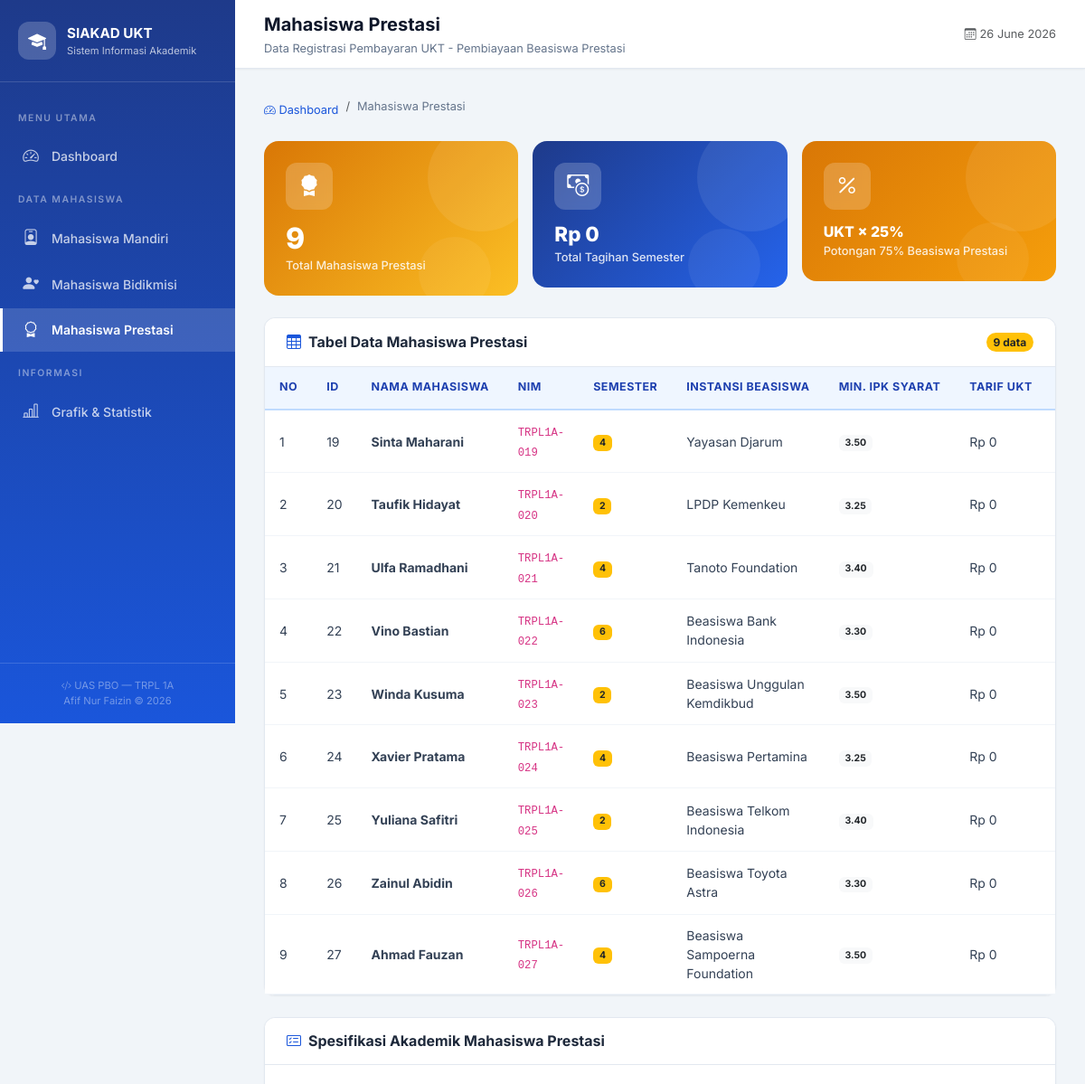
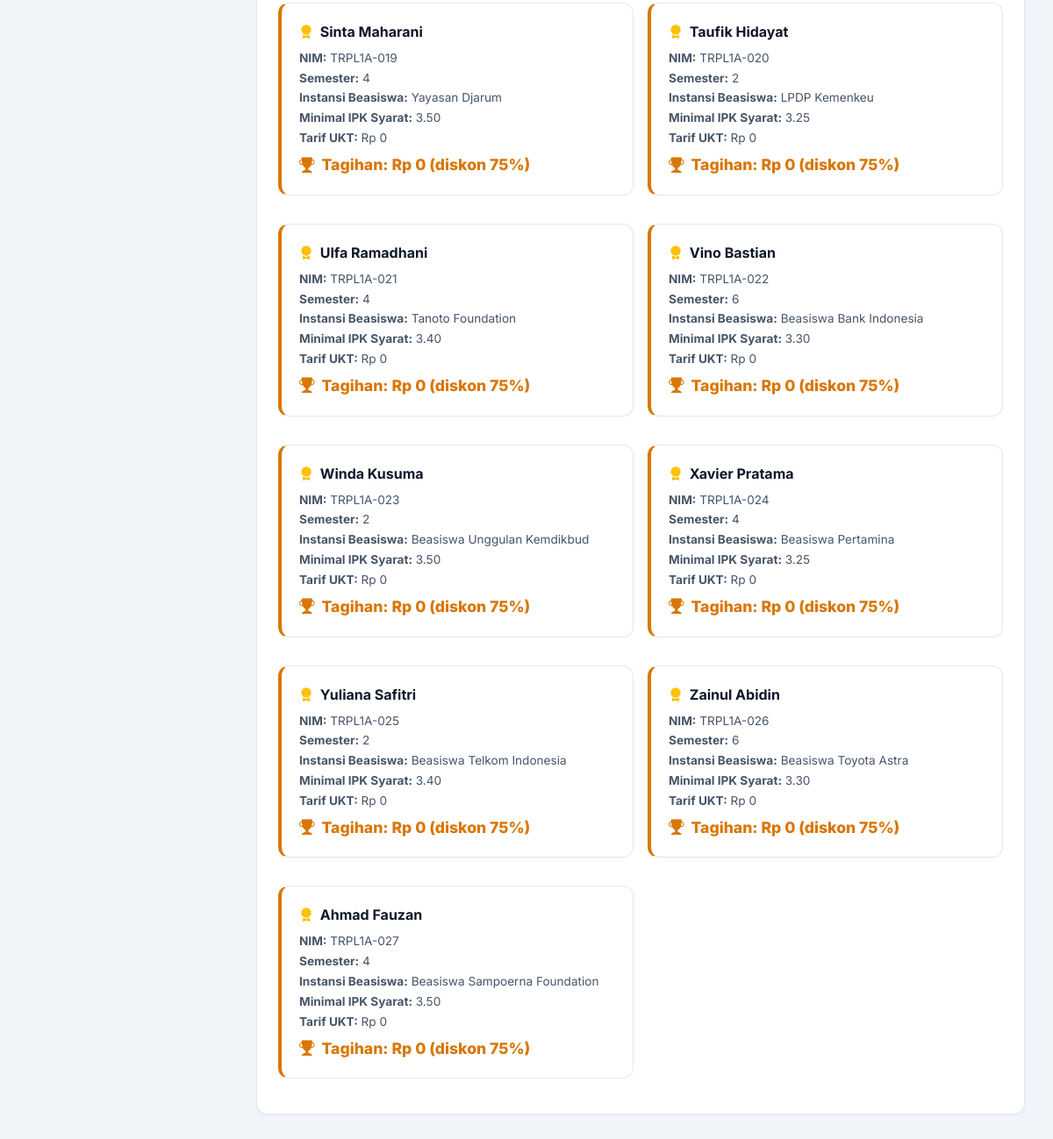
The page /prestasi.php on the database its author committed (2 pictures, top to bottom).
### tables this page shows
CREATE TABLE `tabel_mahasiswa` (
  `id_mahasiswa` int NOT NULL,
  `nama_mahasiswa` varchar(100) NOT NULL,
  `nim` varchar(20) NOT NULL,
  `semester` int NOT NULL,
  `trif_ukt_nominal` decimal(12,2) NOT NULL,
  `jenis_pembiayaan` enum('Mandiri','Bidikmisi','Prestasi') NOT NULL,
  `golongan_ukt` varchar(10) DEFAULT NULL,
  `nama_wali` varchar(100) DEFAULT NULL,
  `nomor_kip_kuliah` varchar(30) DEFAULT NULL,
  `dana_saku_subsidi` decimal(12,2) DEFAULT NULL,
  `nama_instansi_beasiswa` varchar(150) DEFAULT NULL,
  `minimal_ipk_syarat` decimal(3,2) DEFAULT NULL
);

### Classes/MahasiswaPrestasi.php (called while the page is built, shortened)
<?php
require_once __DIR__ . '/Mahasiswa.php';
class MahasiswaPrestasi extends Mahasiswa
{
    protected $namaInstansiBeasiswa;
    protected $minimalIpkSyarat;
    public function __construct($id_mahasiswa, $nama_mahasiswa, $nim, $semester, $tarifUktNominal, $namaInstansiBeasiswa, $minimalIpkSyarat)
    {
        $this->namaInstansiBeasiswa = $namaInstansiBeasiswa;
        $this->minimalIpkSyarat     = $minimalIpkSyarat;
    }
    public function hitungTagihanSemester()
    {
        return $this->tarifUktNominal * 0.25;
    }
    public function getNamaInstansiBeasiswa()
    {
        return $this->namaInstansiBeasiswa;
    }
    public function getMinimalIpkSyarat()
    {
        return $this->minimalIpkSyarat;
    }
    public static function getAll($koneksi)
    {
        $data = [];
        $query = "SELECT * FROM tabel_mahasiswa WHERE jenis_pembiayaan = 'Prestasi' ORDER BY id_mahasiswa ASC";
        $result = $koneksi->query($query);
        if ($result && $result->num_rows > 0) {
            while ($row = $result->fetch_assoc()) {
                $data[] = new MahasiswaPrestasi(
                    $row['id_mahasiswa'],
                    $row['nama_mahasiswa'],
                    $row['nim'],
                    $row['semester'],
                    $row['trif_ukt_nominal'],
                    $row['nama_instansi_beasiswa'] ?? '-',
                    $row['minimal_ipk_syarat'] ?? 0
                );
            }
        }
        return $data;
    }
}

### Classes/Mahasiswa.php (called while the page is built, shortened)
<?php
abstract class Mahasiswa
{
    protected $id_mahasiswa;
    protected $nama_mahasiswa;
    protected $nim;
    protected $semester;
    protected $tarifUktNominal;
    public function __construct($id_mahasiswa, $nama_mahasiswa, $nim, $semester, $tarifUktNominal)
    {
        $this->id_mahasiswa    = $id_mahasiswa;
        $this->nama_mahasiswa  = $nama_mahasiswa;
        $this->nim             = $nim;
        $this->semester        = $semester;
        $this->tarifUktNominal = $tarifUktNominal;
    }
    public function getIdMahasiswa()
    {
        return $this->id_mahasiswa;
    }
    public function getNamaMahasiswa()
    {
        return $this->nama_mahasiswa;
    }
    public function getNim()
    {
        return $this->nim;
    }
    public function getSemester()
    {
        return $this->semester;
    }
    public function getTarifUktNominal()
    {
        return $this->tarifUktNominal;
    }
}

### prestasi.php (the view, shortened to what this page needs)
<?php
require_once __DIR__ . '/Classes/MahasiswaPrestasi.php';
$dataPrestasi = MahasiswaPrestasi::getAll($koneksi);
$pageTitle    = 'Mahasiswa Prestasi';
$pageSubtitle = 'Data Registrasi Pembayaran UKT - Pembiayaan Beasiswa Prestasi';
include __DIR__ . '/includes/header.php';
?>
<div class="page-header">
    <nav aria-label="breadcrumb">
        <ol class="breadcrumb">
            <li class="breadcrumb-item"><a href="index.php"><i class="bi bi-speedometer2"></i> Dashboard</a></li>
            <li class="breadcrumb-item active">Mahasiswa Prestasi</li>
        </ol>
    </nav>
</div>
<div class="row g-3 mb-4">
    <div class="col-md-4">
        <div class="stat-card card-prestasi">
            <div class="card-body">
                <div class="stat-icon"><i class="bi bi-award-fill"></i></div>
                <div class="stat-value"><?= count($dataPrestasi) ?></div>
                <div class="stat-label">Total Mahasiswa Prestasi</div>
            </div>
        </div>
    </div>
    <div class="col-md-4">
        <div class="stat-card card-total">
            <div class="card-body">
                <div class="stat-icon"><i class="bi bi-cash-coin"></i></div>
                <?php
                $totalTagihan = 0;
                foreach ($dataPrestasi as $mhs) {
                    $totalTagihan += $mhs->hitungTagihanSemester();
                }
                ?>
                <div class="stat-value" style="font-size:1.4rem;">Rp <?= number_format($totalTagihan, 0, ',', '.') ?></div>
                <div class="stat-label">Total Tagihan Semester</div>
            </div>
        </div>
    </div>
    <div class="col-md-4">
        <div class="stat-card" style="background: linear-gradient(135deg, #d97706 0%, #f59e0b 100%);">
            <div class="card-body">
                <div class="stat-icon"><i class="bi bi-percent"></i></div>
                <div class="stat-value" style="font-size:1rem;">UKT × 25%</div>
                <div class="stat-label">Potongan 75% Beasiswa Prestasi</div>
            </div>
        </div>
    </div>
</div>
<div class="content-card mb-4">
    <div class="card-header">
        <h5 class="card-title">
            <i class="bi bi-table"></i>
            Tabel Data Mahasiswa Prestasi
        </h5>
        <span class="badge bg-warning text-dark rounded-pill"><?= count($dataPrestasi) ?> data</span>
    </div>
    <div class="card-body p-0">
        <div class="table-responsive">
            <table class="table table-hover data-table mb-0">
                <thead>
                    <tr>
                        <th>No</th>
                        <th>ID</th>
                        <th>Nama Mahasiswa</th>
                        <th>NIM</th>
                        <th>Semester</th>
                        <th>Instansi Beasiswa</th>
                        <th>Min. IPK Syarat</th>
                        <th>Tarif UKT</th>
                        <th>Tagihan Semester</th>
                    </tr>
                </thead>
                <tbody>
                    <?php if (count($dataPrestasi) > 0): ?>
                        <?php $no = 1; foreach ($dataPrestasi as $mhs): ?>
                        <tr>
                            <td><?= $no++ ?></td>
                            <td><?= $mhs->getIdMahasiswa() ?></td>
                            <td><strong><?= htmlspecialchars($mhs->getNamaMahasiswa()) ?></strong></td>
                            <td><code><?= htmlspecialchars($mhs->getNim()) ?></code></td>
                            <td><span class="badge bg-warning text-dark"><?= $mhs->getSemester() ?></span></td>
                            <td><?= htmlspecialchars($mhs->getNamaInstansiBeasiswa()) ?></td>
                            <td><span class="badge bg-light text-dark"><?= number_format($mhs->getMinimalIpkSyarat(), 2) ?></span></td>
                            <td>Rp <?= number_format($mhs->getTarifUktNominal(), 0, ',', '.') ?></td>
                            <td><strong class="text-warning">Rp <?= number_format($mhs->hitungTagihanSemester(), 0, ',', '.') ?></strong></td>
                        </tr>
                        <?php endforeach; ?>
                    <?php else: ?>
                        <tr><td colspan="10" class="text-center text-muted py-4">Tidak ada data mahasiswa prestasi.</td></tr>
                    <?php endif; ?>
                </tbody>
            </table>
        </div>
    </div>
</div>
<div class="content-card mb-4">
    <div class="card-header">
        <h5 class="card-title">
            <i class="bi bi-card-checklist"></i>
            Spesifikasi Akademik Mahasiswa Prestasi
        </h5>
    </div>
    <div class="card-body">
        <div class="row g-3">
            <?php foreach ($dataPrestasi as $mhs): ?>
            <div class="col-lg-6">
                <div class="spec-card prestasi">
                    <div class="spec-name">
                        <i class="bi bi-award-fill text-warning me-1"></i>
                        <?= htmlspecialchars($mhs->getNamaMahasiswa()) ?>
                    </div>
                    <div class="spec-detail"><strong>NIM:</strong> <?= htmlspecialchars($mhs->getNim()) ?></div>
                    <div class="spec-detail"><strong>Semester:</strong> <?= $mhs->getSemester() ?></div>
                    <div class="spec-detail"><strong>Instansi Beasiswa:</strong> <?= htmlspecialchars($mhs->getNamaInstansiBeasiswa()) ?></div>
                    <div class="spec-detail"><strong>Minimal IPK Syarat:</strong> <?= number_format($mhs->getMinimalIpkSyarat(), 2) ?></div>
                    <div class="spec-detail"><strong>Tarif UKT:</strong> Rp <?= number_format($mhs->getTarifUktNominal(), 0, ',', '.') ?></div>
                    <div class="spec-tagihan">
                        <i class="bi bi-trophy-fill me-1"></i>
                        Tagihan: Rp <?= number_format($mhs->hitungTagihanSemester(), 0, ',', '.') ?> (diskon 75%)
                    </div>
                </div>
            </div>
            <?php endforeach; ?>
        </div>
    </div>
</div>
<?php include __DIR__ . '/includes/footer.php'; ?>

### includes/header.php (shortened to what this page needs)
<!DOCTYPE html>
<html lang="id">
<head>
    <link href="https://cdn.jsdelivr.net/npm/bootstrap@5.3.3/dist/css/bootstrap.min.css" rel="stylesheet">
    <link href="https://cdn.jsdelivr.net/npm/bootstrap-icons@1.11.3/font/bootstrap-icons.min.css" rel="stylesheet">
    <link href="assets/css/style.css" rel="stylesheet">
</head>
<body>
<div class="app-wrapper">
    <?php include __DIR__ . '/sidebar.php'; ?>
    <div class="main-content">
        <header class="top-navbar">
            <div>
                <div class="page-title">
                    <?= htmlspecialchars($pageTitle) ?>
                    <small><?= htmlspecialchars($pageSubtitle) ?></small>
                </div>
            </div>
            <div class="navbar-actions">
                <span class="text-muted" style="font-size: 0.8rem;">
                    <i class="bi bi-calendar3 me-1"></i><?= date('d F Y') ?>
                </span>
            </div>
        </header>
        <div class="content-area">

### includes/sidebar.php (shortened to what this page needs)
<?php
$currentPage = basename($_SERVER['PHP_SELF']);
?>
<nav class="sidebar" id="sidebar">
    <div class="sidebar-brand">
        <div class="brand-icon">
            <i class="bi bi-mortarboard-fill"></i>
        </div>
        <div class="brand-text">
            SIAKAD UKT
            <small>Sistem Informasi Akademik</small>
        </div>
    </div>
    <div class="sidebar-menu">
        <div class="menu-label">Menu Utama</div>
        <a href="index.php" class="nav-link <?= ($currentPage == 'index.php') ? 'active' : '' ?>">
            <i class="bi bi-speedometer2"></i>
            <span>Dashboard</span>
        </a>
        <div class="menu-label">Data Mahasiswa</div>
        <a href="mandiri.php" class="nav-link <?= ($currentPage == 'mandiri.php') ? 'active' : '' ?>">
            <i class="bi bi-person-badge"></i>
            <span>Mahasiswa Mandiri</span>
        </a>
        <a href="bidikmisi.php" class="nav-link <?= ($currentPage == 'bidikmisi.php') ? 'active' : '' ?>">
            <i class="bi bi-person-heart"></i>
            <span>Mahasiswa Bidikmisi</span>
        </a>
        <a href="prestasi.php" class="nav-link <?= ($currentPage == 'prestasi.php') ? 'active' : '' ?>">
            <i class="bi bi-award"></i>
            <span>Mahasiswa Prestasi</span>
        </a>
        <div class="menu-label">Informasi</div>
        <a href="index.php#grafik" class="nav-link">
            <i class="bi bi-bar-chart-line"></i>
            <span>Grafik & Statistik</span>
        </a>
    </div>
    <div class="sidebar-footer">
        <i class="bi bi-code-slash"></i> UAS PBO &mdash; TRPL 1A
        <br>Afif Nur Faizin &copy; <?= date('Y') ?>
    </div>
</nav>

### includes/footer.php (shortened to what this page needs)
        </div>
    </div>
</div>
</body>
</html>

### rows shown on the page
tabel_mahasiswa: id_mahasiswa "19", nama_mahasiswa "Sinta Maharani", nim "TRPL1A-019", semester "4", nama_instansi_beasiswa "Yayasan Djarum", minimal_ipk_syarat "3.50", trif_ukt_nominal "0"
tabel_mahasiswa: id_mahasiswa "20", nama_mahasiswa "Taufik Hidayat", nim "TRPL1A-020", semester "2", nama_instansi_beasiswa "LPDP Kemenkeu", minimal_ipk_syarat "3.25", trif_ukt_nominal "0"
tabel_mahasiswa: id_mahasiswa "21", nama_mahasiswa "Ulfa Ramadhani", nim "TRPL1A-021", semester "4", nama_instansi_beasiswa "Tanoto Foundation", minimal_ipk_syarat "3.40", trif_ukt_nominal "0"
tabel_mahasiswa: id_mahasiswa "22", nama_mahasiswa "Vino Bastian", nim "TRPL1A-022", semester "6", nama_instansi_beasiswa "Beasiswa Bank Indonesia", minimal_ipk_syarat "3.30", trif_ukt_nominal "0"
tabel_mahasiswa: id_mahasiswa "23", nama_mahasiswa "Winda Kusuma", nim "TRPL1A-023", semester "2", nama_instansi_beasiswa "Beasiswa Unggulan Kemdikbud", minimal_ipk_syarat "3.50", trif_ukt_nominal "0"
tabel_mahasiswa: id_mahasiswa "24", nama_mahasiswa "Xavier Pratama", nim "TRPL1A-024", semester "4", nama_instansi_beasiswa "Beasiswa Pertamina", minimal_ipk_syarat "3.25", trif_ukt_nominal "0"
tabel_mahasiswa: id_mahasiswa "25", nama_mahasiswa "Yuliana Safitri", nim "TRPL1A-025", semester "2", nama_instansi_beasiswa "Beasiswa Telkom Indonesia", minimal_ipk_syarat "3.40", trif_ukt_nominal "0"
tabel_mahasiswa: id_mahasiswa "26", nama_mahasiswa "Zainul Abidin", nim "TRPL1A-026", semester "6", nama_instansi_beasiswa "Beasiswa Toyota Astra", minimal_ipk_syarat "3.30", trif_ukt_nominal "0"
tabel_mahasiswa: id_mahasiswa "27", nama_mahasiswa "Ahmad Fauzan", nim "TRPL1A-027", semester "4", nama_instansi_beasiswa "Beasiswa Sampoerna Foundation", minimal_ipk_syarat "3.50", trif_ukt_nominal "0"

### other values the page prints
$pageTitle "Mahasiswa Prestasi"
$pageSubtitle "Data Registrasi Pembayaran UKT - Pembiayaan Beasiswa Prestasi"
count($dataPrestasi) "9"
$totalTagihan "0"
